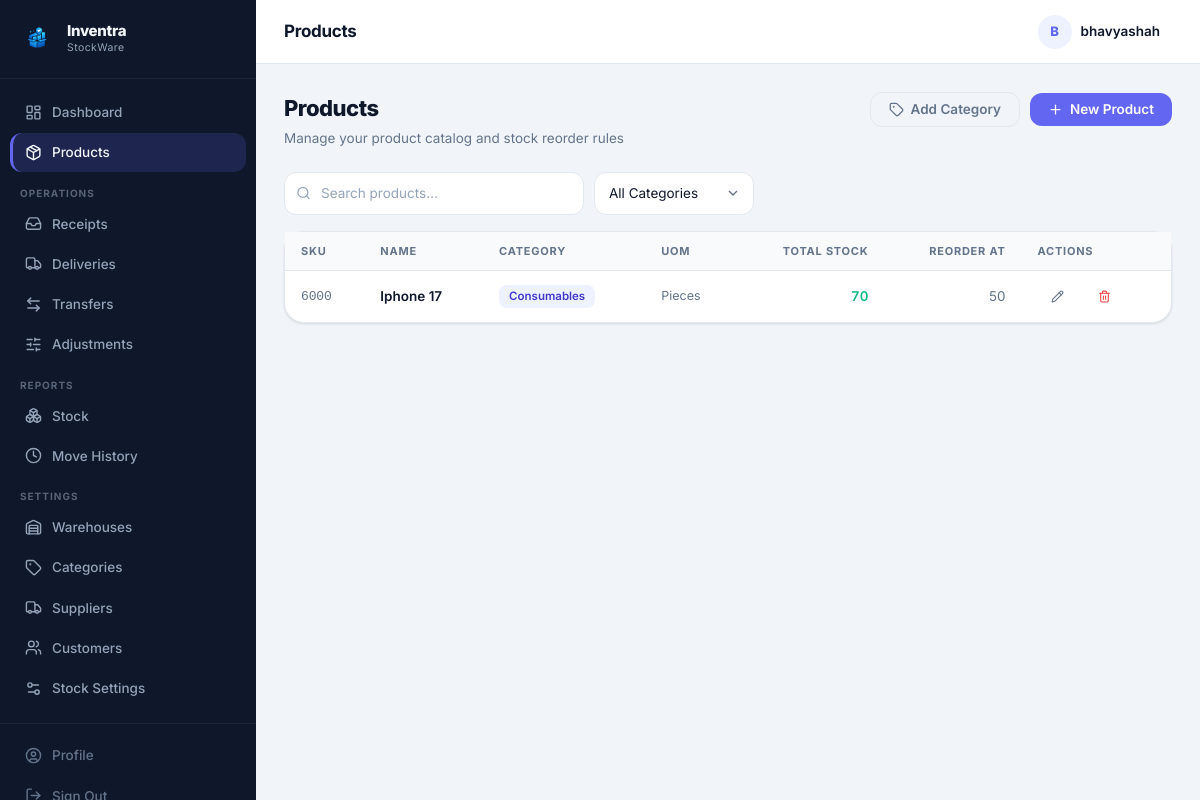
The page /products.php (signed in) on the database its author committed.
### tables this page shows
CREATE TABLE products (
            id              INTEGER PRIMARY KEY AUTOINCREMENT,
            name            TEXT NOT NULL,
            sku             TEXT UNIQUE NOT NULL,
            category_id     INTEGER,
            unit_of_measure TEXT DEFAULT 'Units',
            reorder_qty     REAL DEFAULT 0,
            description     TEXT DEFAULT '',
            active          INTEGER DEFAULT 1,
            created_at      DATETIME DEFAULT CURRENT_TIMESTAMP,
            FOREIGN KEY (category_id) REFERENCES product_categories(id)
        );

CREATE TABLE settings (
            setting_key   TEXT PRIMARY KEY,
            setting_value TEXT NOT NULL
        );

### includes/db.php (called while the page is built, shortened)
<?php
function getDB(): PDO
{
    static $pdo = null;
    if ($pdo !== null) return $pdo;
    $pdo = new PDO('sqlite:' . DB_PATH);
    $pdo->setAttribute(PDO::ATTR_ERRMODE, PDO::ERRMODE_EXCEPTION);
    $pdo->setAttribute(PDO::ATTR_DEFAULT_FETCH_MODE, PDO::FETCH_ASSOC);
    $pdo->exec('PRAGMA foreign_keys = ON');
    $pdo->exec('PRAGMA journal_mode = WAL');
    return $pdo;
}

### includes/functions.php (called while the page is built, shortened)
<?php
function e(mixed $v): string
{
    return htmlspecialchars((string)$v, ENT_QUOTES | ENT_SUBSTITUTE, 'UTF-8');
}
function allProducts(): array
{
    return getDB()->query("
        SELECT p.*, c.name cat_name,
               COALESCE((SELECT SUM(qty) FROM stock_levels WHERE product_id=p.id),0) total_stock
        FROM products p LEFT JOIN product_categories c ON c.id=p.category_id
        WHERE p.active=1 ORDER BY p.name
    ")->fetchAll();
}
function getSetting(string $key, ?string $default = null): ?string
{
    $db = getDB();
    $st = $db->prepare("SELECT setting_value FROM settings WHERE setting_key=?");
    $st->execute([$key]);
    $val = $st->fetchColumn();
    return (string)$val;
}

### products.php (the view, shortened to what this page needs)
<?php
require_once 'includes/db.php';
require_once 'includes/functions.php';
$products   = allProducts();
$globalLowStockThreshold = (float)(getSetting('global_low_stock_threshold', '0') ?? '0');
include 'includes/header.php';
?>
<div class="page-header">
  <div class="page-header-text">
    <h1>Products</h1>
    <p>Manage your product catalog and stock reorder rules</p>
  </div>
  <div class="page-header-actions">
    <button class="btn btn-secondary" onclick="openModal('modal-category')">
      <i data-lucide="tag"></i> Add Category
    </button>
    <button class="btn btn-primary" onclick="openModal('modal-create-product')">
      <i data-lucide="plus"></i> New Product
    </button>
  </div>
</div>
<div class="filter-bar">
  <div class="search-wrap">
    <input type="text" id="searchInput" class="form-control search-input" placeholder="Search products…">
  </div>
  <select id="catFilter" class="form-control" style="width:auto;min-width:160px;">
    <option value="">All Categories</option>
  </select>
</div>
<div class="card">
  <div class="table-wrap">
    <table id="productsTable">
      <thead>
        <tr>
          <th>SKU</th>
          <th>Name</th>
          <th>Category</th>
          <th>UoM</th>
          <th style="text-align:right;">Total Stock</th>
          <th style="text-align:right;">Reorder At</th>
          <th>Actions</th>
        </tr>
      </thead>
      <tbody>
        <?php if (empty($products)): ?>
        <tr><td colspan="7">
          <div class="empty-state">
            <div class="empty-icon"><i data-lucide="package"></i></div>
            <h3>No products yet</h3>
            <p>Create your first product to get started.</p>
            <button class="btn btn-primary" onclick="openModal('modal-create-product')">
              <i data-lucide="plus"></i> New Product
            </button>
          </div>
        </td></tr>
        <?php else: ?>
          <?php foreach ($products as $p): ?>
          <tr data-cat="<?= e($p['category_id'] ?? '') ?>">
            <td class="font-mono text-secondary"><?= e($p['sku']) ?></td>
            <td class="fw-600"><?= e($p['name']) ?></td>
            <td>
              <?php if ($p['cat_name']): ?>
                <span class="badge badge-indigo"><?= e($p['cat_name']) ?></span>
              <?php else: ?>
                <span class="text-muted">—</span>
              <?php endif; ?>
            </td>
            <td class="text-secondary text-sm"><?= e($p['unit_of_measure']) ?></td>
            <td style="text-align:right;">
              <?php
                $qty = (float)$p['total_stock'];
                $effectiveThreshold = $globalLowStockThreshold > 0
                  ? $globalLowStockThreshold
                  : (float)$p['reorder_qty'];
              ?>
              <?php if ($qty == 0): ?>
                <span class="stock-zero stock-number">0</span>
              <?php elseif ($effectiveThreshold > 0 && $qty <= $effectiveThreshold): ?>
                <span class="stock-low stock-number"><?= $qty ?></span>
              <?php else: ?>
                <span class="stock-ok stock-number"><?= $qty ?></span>
              <?php endif; ?>
            </td>
            <td style="text-align:right;" class="text-secondary"><?php
              if ($effectiveThreshold > 0) {
                  echo $effectiveThreshold;
              } else {
                  echo '—';
              }
            ?></td>
            <td>
              <div class="d-flex gap-2">
                <button class="btn btn-ghost btn-sm" title="Edit"
                  onclick="fillModal('modal-edit-product', {
                    id: '<?= $p['id'] ?>',
                    name: <?= json_encode($p['name']) ?>,
                    sku: <?= json_encode($p['sku']) ?>,
                    category_id: '<?= $p['category_id'] ?? '' ?>',
                    unit_of_measure: <?= json_encode($p['unit_of_measure']) ?>,
                    reorder_qty: '<?= $p['reorder_qty'] ?>',
                    description: <?= json_encode($p['description'] ?? '') ?>
                  })">
                  <i data-lucide="pencil"></i>
                </button>
                <form method="POST" style="display:inline;" onsubmit="return confirmDelete(this,'Delete product?')">
                  <button type="submit" class="btn btn-ghost btn-sm" title="Delete" style="color:var(--danger);">
                    <i data-lucide="trash-2"></i>
                  </button>
                </form>
              </div>
            </td>
          </tr>
          <?php endforeach; ?>
        <?php endif; ?>
      </tbody>
    </table>
  </div>
</div>
<?php include 'includes/footer.php'; ?>

### rows shown on the page
products: sku "6000", name "Iphone 17", cat_name "Consumables", unit_of_measure "Pieces", qty "70"
settings: setting_value "50"

### other values the page prints
$item['label'] "Dashboard"
$item['label'] "Products"
$item['section'] "OPERATIONS"
$item['label'] "Receipts"
$item['label'] "Deliveries"
$item['label'] "Transfers"
$item['label'] "Adjustments"
$item['section'] "REPORTS"
$item['label'] "Stock"
$item['label'] "Move History"
$item['section'] "SETTINGS"
$item['label'] "Warehouses"
$item['label'] "Categories"
$item['label'] "Suppliers"
$item['label'] "Customers"
